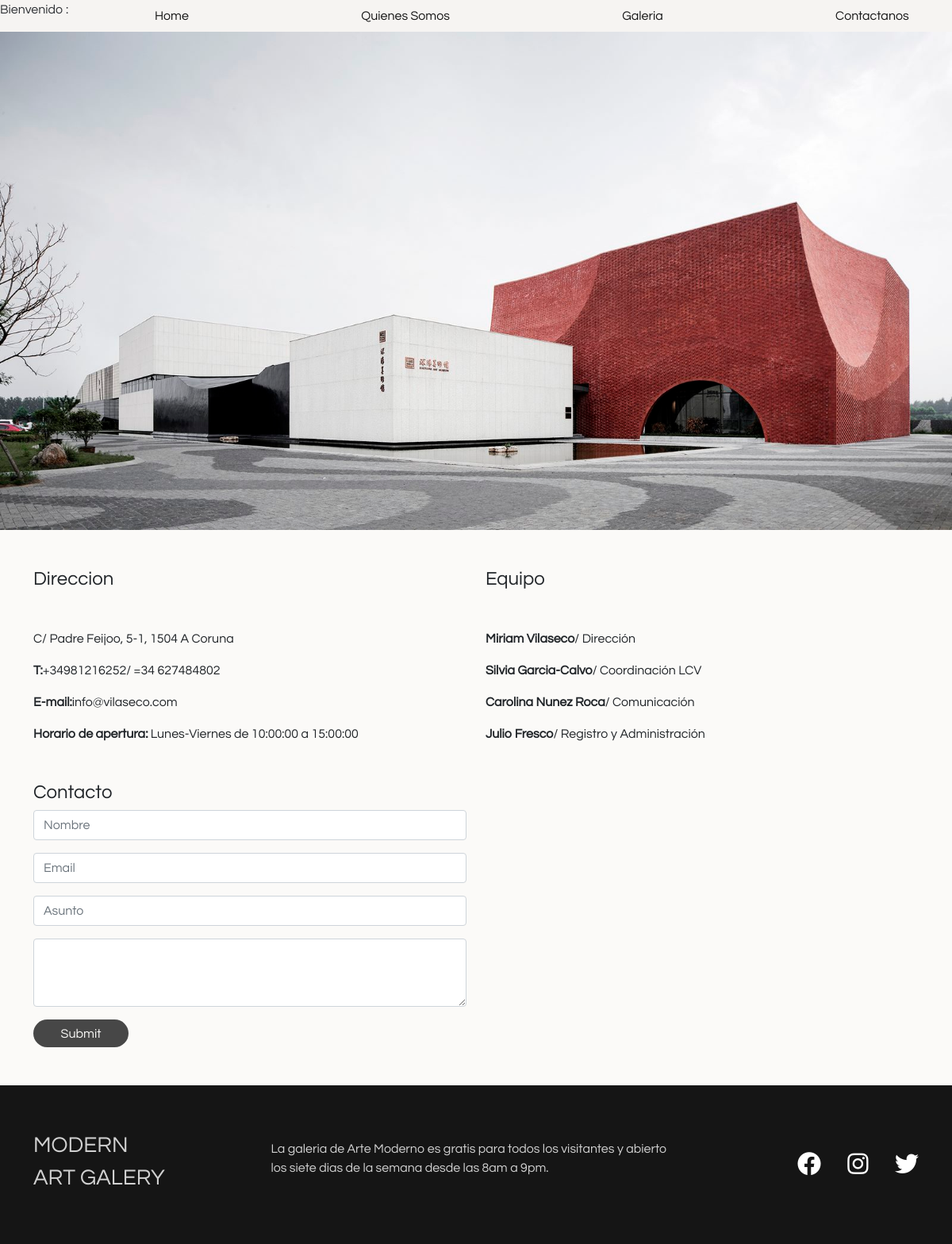
The page /Form/contactanos.php on the database its author committed.
### tables this page shows
CREATE TABLE `navar2` (
  `idnavar2` INT NOT NULL AUTO_INCREMENT,
  `navar` VARCHAR(45) NULL,
  `linknavar` VARCHAR(100) NULL,
  PRIMARY KEY (`idnavar2`));

create table direccion (
	direc varchar(100),
    telefono varchar(100),
    email varchar(100),
    dias varchar(50),
    hora_inicio time,
    hora_cierre time
);

create table equipo (
	direccion varchar(50),
    coordinacion varchar(50),
    comunicacion varchar(50),
    administracion varchar(50)
);

### Form/contactanos.php (the view, shortened to what this page needs)
<!doctype html>
<?php
    $xc = conectar();
    $sql = "SELECT * FROM navar2";
    $res = mysqli_query($xc, $sql);
    $sql_direccion = "SELECT * FROM direccion";
    $res_direccion = mysqli_query($xc, $sql_direccion);
    $sql_equipo = "SELECT * FROM equipo";
    $res_equipo = mysqli_query($xc, $sql_equipo);
?>
<html lang="en">
<head>
    <link href="https://cdn.jsdelivr.net/npm/bootstrap@5.0.2/dist/css/bootstrap.min.css" rel="stylesheet"
>
    <link rel="stylesheet" href="https://cdnjs.cloudflare.com/ajax/libs/font-awesome/6.1.1/css/all.min.css"
 />
    <link rel="stylesheet" href="./css/index.css">
</head>
<body>
    <nav>
        <ul id="primary-navigation" data-visible="false" class="navbar">
          <li class="active"><?php
            while($filas = mysqli_fetch_array($res)){
              echo ' <li class="active">
              <a href="'.'../'.$filas['linknavar'].' ">' .$filas['navar'].'</li>';
            }
            ?></a>
        </li>
        </ul>
        <p>
          <?php
          echo 'Bienvenido : ' .$_SESSION['usuario'];
          ?>
        </p>
    </nav>
    <div class="img-ubicacion">
        <img src="./img/arq.jpg" width="100%" alt="">
    </div>
    <section class="container">
        <div class="row  mb-5">
            <div class="col-md-6 col-sm-12">
                <h4 class="mt-5">Direccion</h4>
                <div class="mt-5">
                    <?php
                        while($filas_direccion = mysqli_fetch_array($res_direccion)){
                            echo "<p>".$filas_direccion['direc']."</p>";
                            echo "<p><b>T:</b>".$filas_direccion['telefono']."</p>";
                            echo "<p><b>E-mail:</b>".$filas_direccion['email']."</p>";
                            echo "<p><b>Horario de apertura: </b>".$filas_direccion['dias']." de ".$filas_direccion['hora_inicio']." a ".$filas_direccion['hora_cierre']."</p>";
                        }
                    ?>
                </div>
                <h4 class="mt-5">Contacto</h4>
                <form action="" method="post" class="form-group">
                    <input class="form-control mb-3" name="nombre" type="text" placeholder="Nombre">
                    <input class="form-control mb-3" name="email" type="email" placeholder="Email">
                    <input class="form-control mb-3" name="asunto" type="text" placeholder="Asunto">
                    <textarea class="form-control mb-3" name="descripcion" id="exampleFormControlTextarea1" rows="3"></textarea>
                    <input type="submit" name="enviar" class="enviar">
                </form>
            </div>
            <div class="col-md-6 col-sm-12">
                <h4 class="mt-5">Equipo</h4>
                <div class="mt-5">
                    <?php
                        while($filas_equipo = mysqli_fetch_array($res_equipo)){
                            echo "<p><b>".$filas_equipo['direccion']."</b>/ Dirección</p>";
                            echo "<p><b>".$filas_equipo['coordinacion']."</b>/ Coordinación LCV</p>";
                            echo "<p><b>".$filas_equipo['comunicacion']."</b>/ Comunicación</p>";
                            echo "<p><b>".$filas_equipo['administracion']."</b>/ Registro y Administración</p>";
                        }
                    ?>
                </div>
            </div>
        </div>
    </section>
    <footer class="footer">
        <div class="footer-container container">
            <div>
                <h3>MODERN</h3>
                <h3>ART GALERY</h3>
            </div>
            <p class="texto">La galeria de Arte Moderno es gratis para todos los visitantes y abierto los siete dias de
                la semana desde las 8am a 9pm.</p>
            <div class="icons">
                <a href=""><i class="fa-brands fa-facebook"></i></a>
                <a href=""><i class="fa-brands fa-instagram"></i></a>
                <a href=""><i class="fa-brands fa-twitter"></i></a>
            </div>
        </div>
    </footer>
</body>
</html>

### Form/css/index.css (style rules this page uses)
* { margin: 0; padding: 0; }
body { font-family: 'Questrial'; background-color: #FBFAF8; }
.navbar { display: flex; justify-content: space-around; align-items: center; background-color: rgba(194, 191, 191, 0.089); position: fixed; width: 100vw; height: 5vh; list-style: none; }
.navbar li a { text-decoration: none; color: #151515; }
.img-ubicacion { text-align: center; right: 0; }
.enviar { background-color: #474747; color: #FBFAF8; width: 120px; height: 35px; border: none; border-radius: 20px; }
.footer { height: 25vh; background-color: #151515; color: rgb(209, 209, 209); display: flex; align-items: center; }
.footer-container { display: flex; justify-content: space-between; align-items: center; }
.texto { width: 500px; }
.icons a i { margin-left: 30px; color: #fff; font-size: 30px; }

### rows shown on the page
navar2: navar "Home"
navar2: navar "Quienes Somos"
navar2: navar "Galeria"
navar2: navar "Contactanos"
direccion: direc "C/ Padre Feijoo, 5-1, 1504 A Coruna", telefono "+34981216252/ =34 627484802", email "info@vilaseco.com", dias "Lunes-Viernes", hora_inicio "10:00:00", hora_cierre "15:00:00"
equipo: direccion "Miriam Vilaseco", coordinacion "Silvia Garcia-Calvo", comunicacion "Carolina Nunez Roca", administracion "Julio Fresco"
